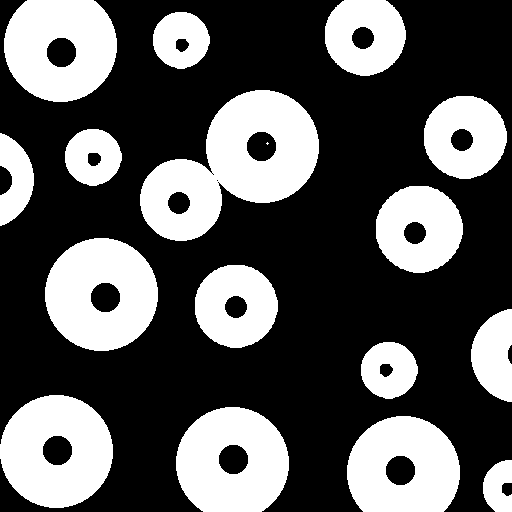
#> input picture Lab6-Morphological_Processing/images/circle.tif, 512 x 512 px
$ jupyter execute '(d)Region_Filling.ipynb'
#> lines starting #> are read from the running program, lines starting #| are printed output that depends on the picture; after the words box and inside, x2 and y2 are one past the last pixel; in counts of white or black regions, pixels touching at a corner belong together
#### Take a binary image & perform Rigion Filling Algorithm using morphological operation

[cell 1]
import cv2
import numpy as np
import matplotlib.pyplot as plt

[cell 2]
original_image = cv2.imread('./images/circle.tif', 0)
#> original_image: shape (512, 512); 35.3% white; 17 white regions (1 under 20 px), largest, box (x1, y1, x2, y2) and area: (140, 90, 319, 241) 14240, (45, 238, 158, 351) 9332, (0, 395, 113, 508) 9332
print(f"shape of the original image: {original_image.shape}")
#| shape of the original image: (512, 512)
plt.imshow(original_image, cmap='gray')
plt.title('original image')
plt.show()

img_arr = np.array(original_image)
print(f"min pixel intensity: {np.min(img_arr)}")
#| min pixel intensity: 0
print(f"max pixel intensity: {np.max(img_arr)}")
#| max pixel intensity: 255

### Function for Region Filling Algorithm

[cell 3]
def region_filling(image, st_element, seed_point, max_iter=1e6):
#> called with st_element = array of shape (3, 3), seed_point = (0, 0), max_iter = 1000000
    A = image.copy()
    A_complement = 255 - A #complement of A

    # Create initial seed image
    X = np.zeros_like(image, dtype=np.uint8)
    X[seed_point[0], seed_point[1]] = 255  # seed_point = (x, y)

    # Iterate until region stops growing or max iterations reached
    for i in range(int(max_iter)):
        X_new = cv2.dilate(X, st_element)
        X_new = cv2.bitwise_and(X_new, A_complement)

        if np.array_equal(X, X_new):
            break
        X = X_new
#> this loop made 637 passes
#> pass 1, in region_filling, `X_new = cv2.bitwise_and(X_new, A_complement)`:
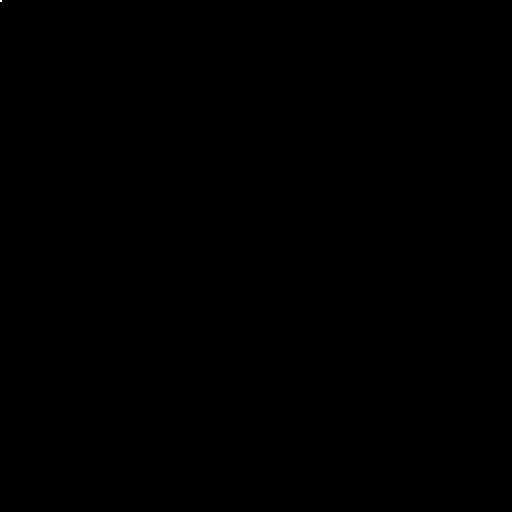
#> X_new: shape (512, 512); 0% white; 1 white region (1 under 20 px)
#> after the loop:
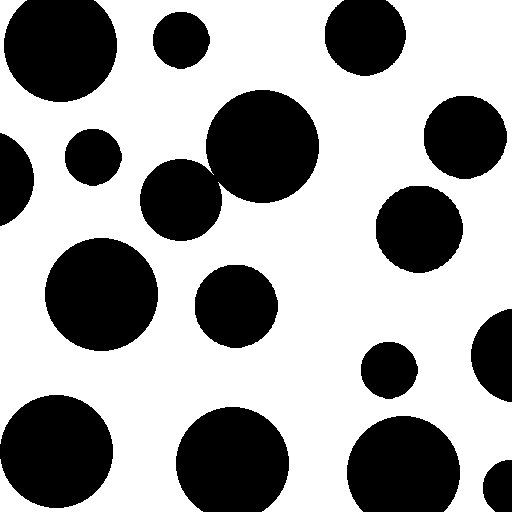
#> X: shape (512, 512); 62.1% white; 16 black regions, largest, box (x1, y1, x2, y2) and area: (140, 90, 319, 241) 15290, (45, 238, 158, 351) 10005, (0, 395, 113, 508) 10005

    return ((~(X | A)) | A)

### Applying Region Filling

[cell 4]
# Structuring element
st_element = np.ones((3, 3), np.uint8)
#initial seed_point x0
seed_point = (0,0)

filled_image = region_filling(original_image, st_element, seed_point)

plt.figure(figsize=(10,6))
plt.subplot(1,2,1)
plt.imshow(original_image, cmap='gray')
plt.title('Original Image')

plt.subplot(1,2,2)
plt.imshow(filled_image, cmap='gray')
plt.title('Filled Image')

plt.tight_layout()
plt.show()
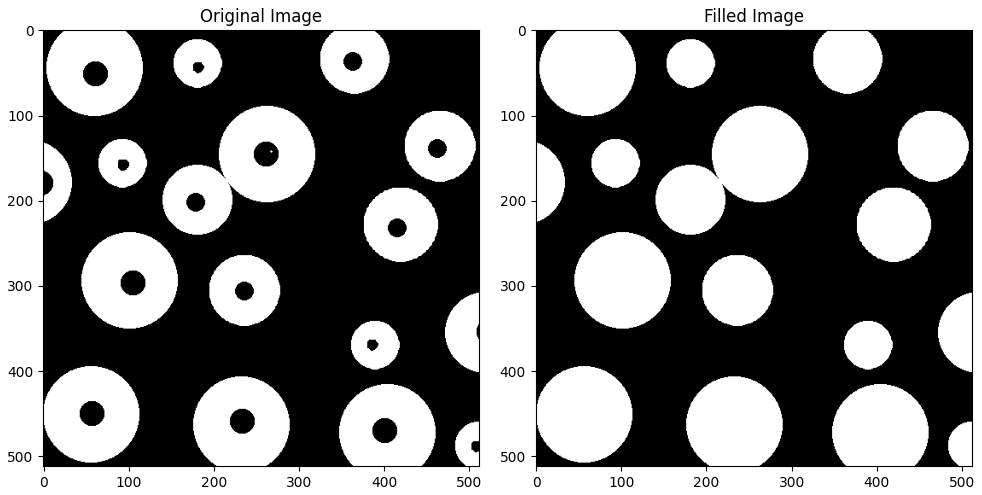
#> figure drawn by matplotlib, 2 panels

$ run again, with Lab6-Morphological_Processing/images/finger_print.tif copied over Lab6-Morphological_Processing/images/circle.tif
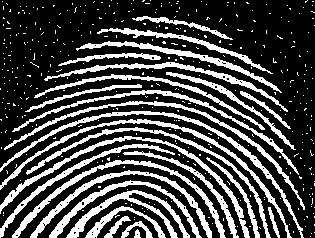
#> input picture Lab6-Morphological_Processing/images/finger_print.tif, 315 x 238 px
#> original_image: shape (238, 315); 28.5% white; 414 white regions (387 under 20 px), largest, box (x1, y1, x2, y2) and area: (0, 111, 304, 238) 1388, (0, 136, 250, 238) 1372, (0, 119, 292, 238) 1337
#| shape of the original image: (238, 315)
#| min pixel intensity: 0
#| max pixel intensity: 255
#> after the loop in region_filling, `for i in range(int(max_iter)):`:
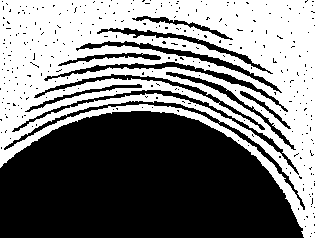
#> X: shape (238, 315); 47.7% white; 1 white region, box (x1, y1, x2, y2) and area: (0, 0, 315, 238) 35735
#> `plt.show()`:
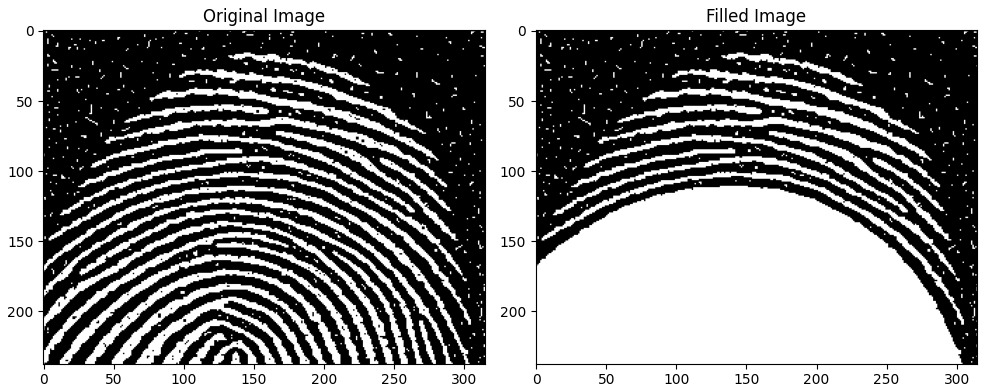
#> figure drawn by matplotlib, 2 panels
